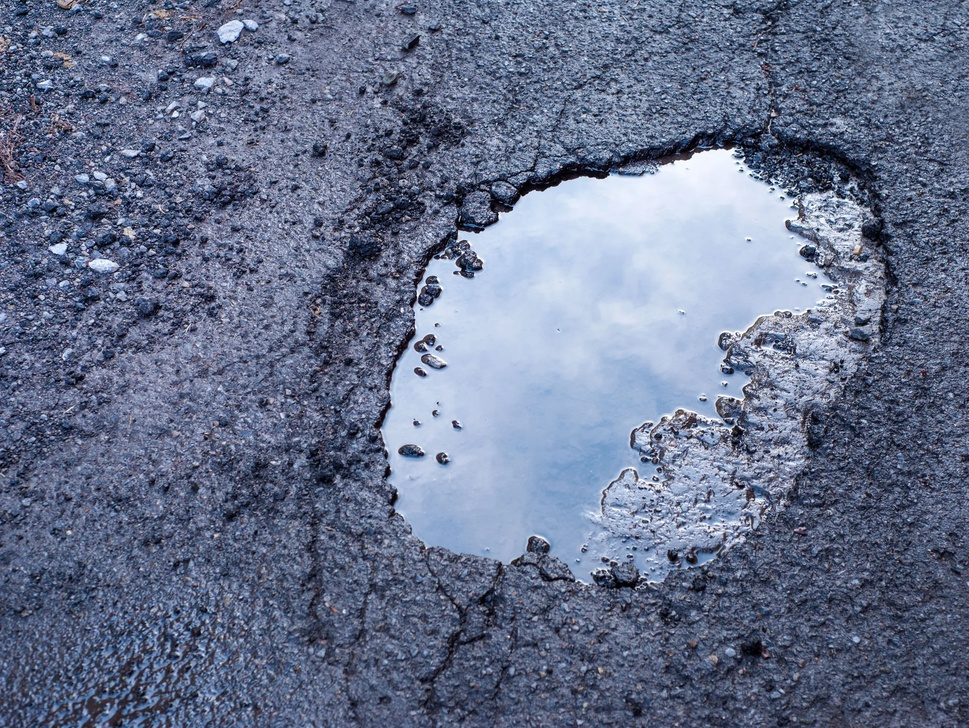
#> input picture pothole_detection/images/test_1.jpg, 969 x 728 px, shrunk from 2375 x 1786 before the run
$ python pothole_edge_detection2.py
#> lines starting #> are read from the running program, lines starting #| are printed output that depends on the picture; after the words box and inside, x2 and y2 are one past the last pixel; in counts of white or black regions, pixels touching at a corner belong together
import cv2
import numpy as np

# [29 lines of commented-out code are left out]


import cv2
import numpy as np

# Load the image
image = cv2.imread('images/test_1.jpg')
#> image is the input picture: shape (728, 969, 3); mean B, G, R 140.6, 113.8, 103.1

# Convert to grayscale
gray = cv2.cvtColor(image, cv2.COLOR_BGR2GRAY)
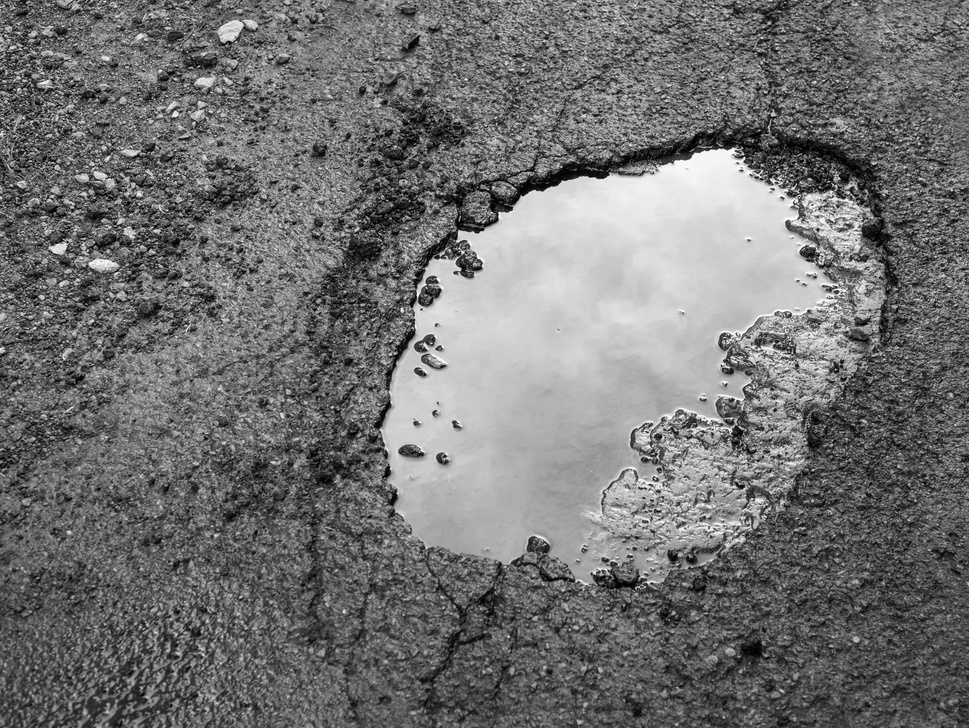
#> gray: shape (728, 969); min 0, max 255, mean 113.7

threshold, _ = cv2.threshold(gray, 0, 255, cv2.THRESH_BINARY + cv2.THRESH_OTSU)
#> threshold = 126

# Apply edge detection
edges = cv2.Canny(gray, threshold*0.3, threshold)
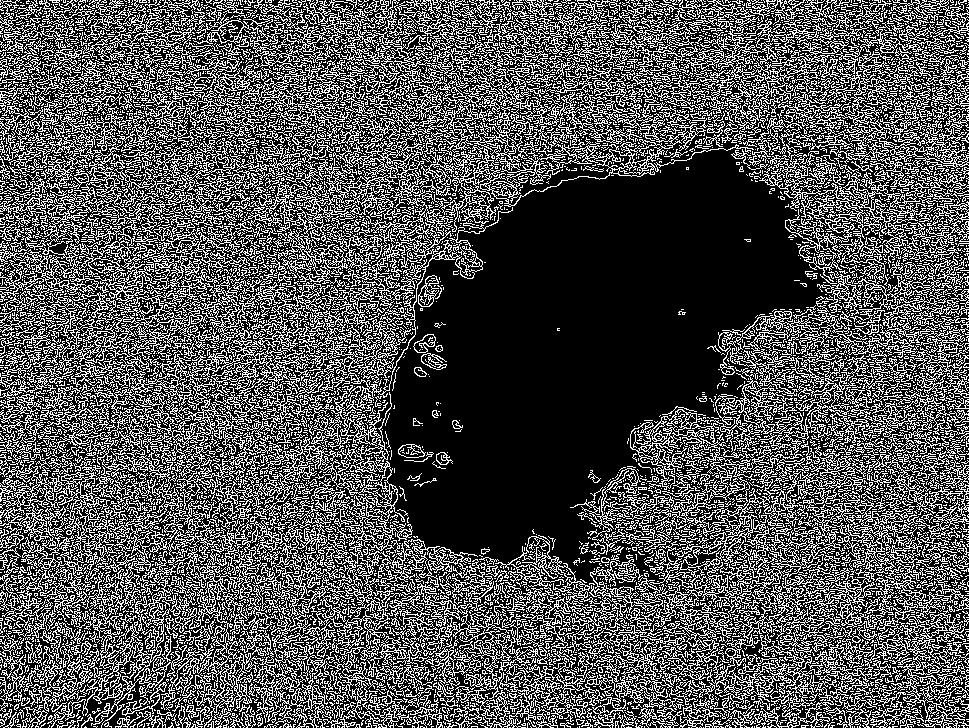
#> edges: shape (728, 969); 32.4% white in thin lines or dots
cv2.imshow('Edges', edges)

# Close the edges
kernel = np.ones((10, 10), np.uint8)
closed_edges = cv2.morphologyEx(edges, cv2.MORPH_CLOSE, kernel)
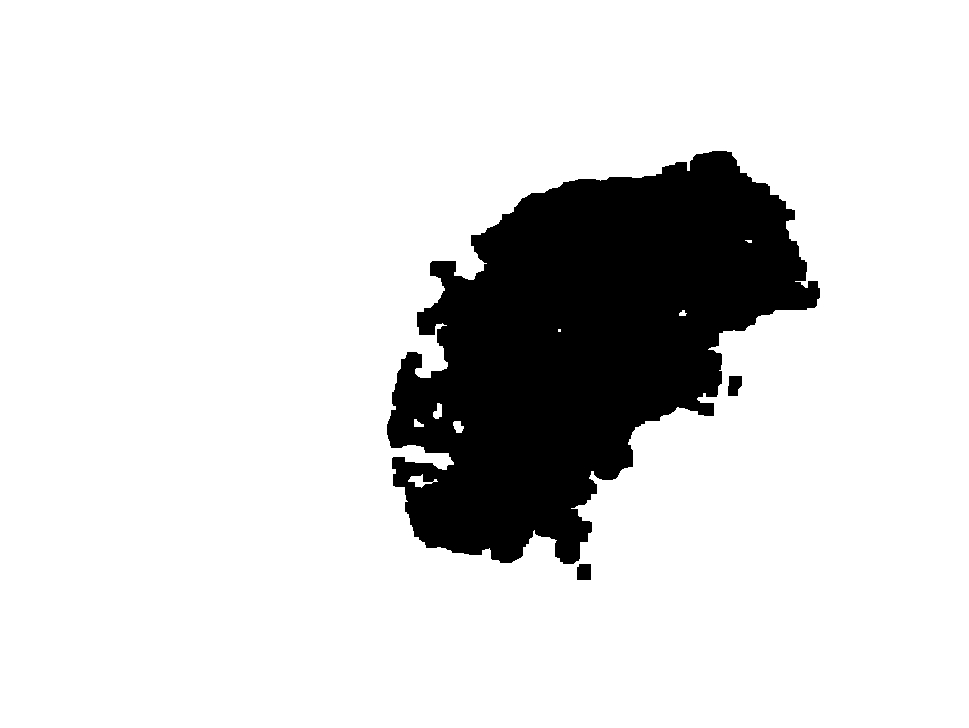
#> closed_edges: shape (728, 969); 85.4% white; 3 black regions
cv2.imshow('Closed Edges', closed_edges)

# Find the contours
contours, hierarchy = cv2.findContours(edges, cv2.RETR_EXTERNAL, cv2.CHAIN_APPROX_NONE)
#> contours = 7319 contours, 6910 with area under 20; largest, box (x1, y1, x2, y2) and area: (0, 392, 406, 728) 21232, (0, 125, 475, 460) 15462, (495, 471, 845, 728) 10556, (413, 92, 754, 276) 6574, (797, 452, 969, 728) 6520
cv2.drawContours(image, contours, -1, (0, 255, 0), 3)
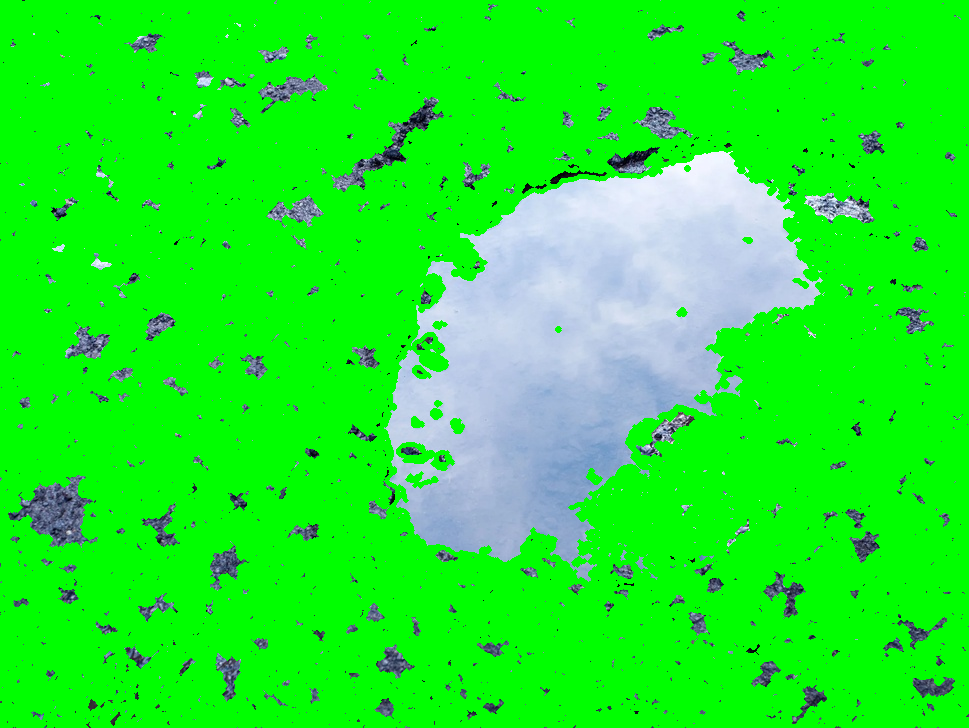
#> image: shape (728, 969, 3); mean B, G, R 39.2, 238.6, 30.8

# Compute the areas of the contours
areas = []
for cnt in contours:
    area = cv2.contourArea(cnt)
    areas.append(area)
#> this loop made 7319 passes
#> area on passes 9, 18, 19: 1.5, 1, 0.5
#> after the loop, areas = 7319 values, max 21232.5 at index 3149, min 0 at index 0, mean 20.59

# Compute the area inside the edges
total_area = image.shape[0] * image.shape[1]
#> total_area = 705432
area_inside_edges = total_area - sum(areas)
#> area_inside_edges = 554765

# Print the area inside the edges
print('Area inside edges:', area_inside_edges)
#| Area inside edges: 554765.0
cv2.imshow('Contours', image)
cv2.waitKey(0)
cv2.destroyAllWindows()

$ run again, with pothole_detection/images/test_2.jpg copied over pothole_detection/images/test_1.jpg
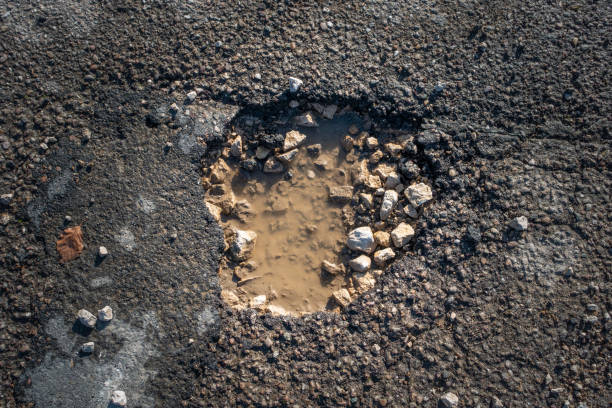
#> input picture pothole_detection/images/test_2.jpg, 612 x 408 px
#> image is the input picture: shape (408, 612, 3); mean B, G, R 76.9, 80.3, 85.1
#> threshold = 90
#> `edges = cv2.Canny(gray, threshold*0.3, threshold)`:
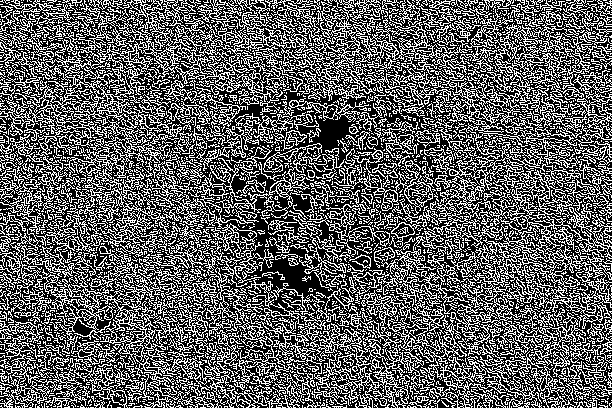
#> edges: shape (408, 612); 37.4% white in thin lines or dots
#> closed_edges: shape (408, 612); 99.4% white; 4 black regions
#> contours = 2796 contours, 2638 with area under 20; largest, box (x1, y1, x2, y2) and area: (271, 0, 612, 408) 23626, (0, 0, 308, 278) 15751, (87, 246, 244, 408) 4088, (494, 11, 591, 92) 2634, (200, 143, 362, 374) 2516
#> `cv2.drawContours(image, contours, -1, (0, 255, 0), 3)`:
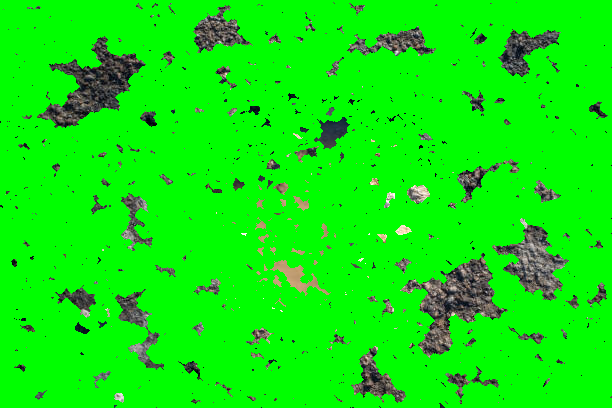
#> image: shape (408, 612, 3); mean B, G, R 9.7, 234.6, 10.8
#> the loop `for cnt in contours:` made 2796 passes
#> (cnt, area) on passes 2 to 4: ([[531, 407]], 0), ([[498, 407]], 0), ([[496, 407]], 0)
#> after the loop `for cnt in contours:`: areas = 2796 values, max 23625.5 at index 2771, min 0 at index 0, mean 27.03
#> area_inside_edges = 174124
#| Area inside edges: 174124.0

$ run again, with pothole_detection/images/test_3.jpg copied over pothole_detection/images/test_1.jpg
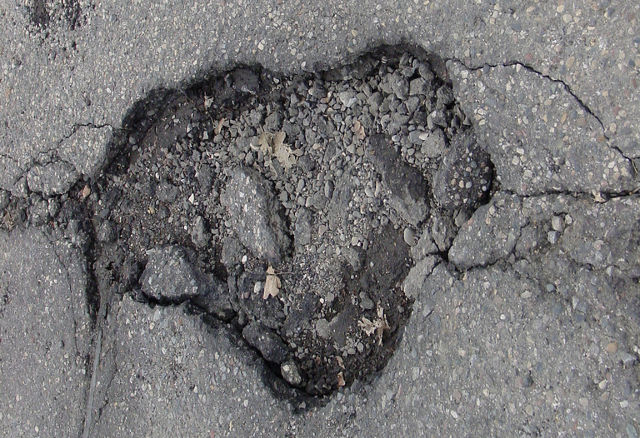
#> input picture pothole_detection/images/test_3.jpg, 640 x 438 px
#> image is the input picture: shape (438, 640, 3); mean B, G, R 116.5, 115.8, 117.1
#> threshold = 102
#> `edges = cv2.Canny(gray, threshold*0.3, threshold)`:
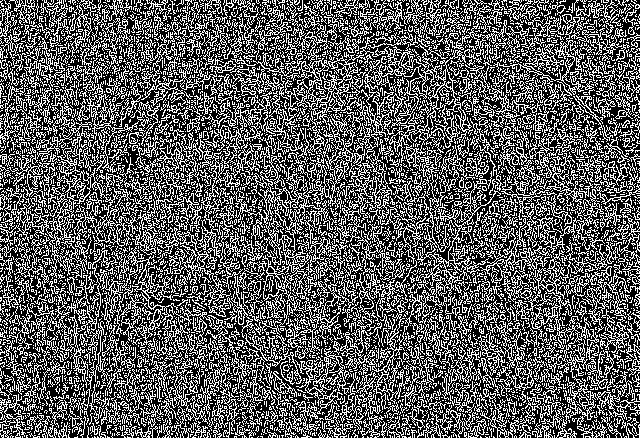
#> edges: shape (438, 640); 36.4% white in thin lines or dots
#> closed_edges: shape (438, 640); every value is 255
#> contours = 4594 contours, 4269 with area under 20; largest, box (x1, y1, x2, y2) and area: (343, 33, 482, 216) 4205, (230, 114, 451, 297) 3923, (253, 24, 366, 155) 2646, (96, 246, 263, 403) 1604, (6, 168, 124, 278) 1230
#> `cv2.drawContours(image, contours, -1, (0, 255, 0), 3)`:
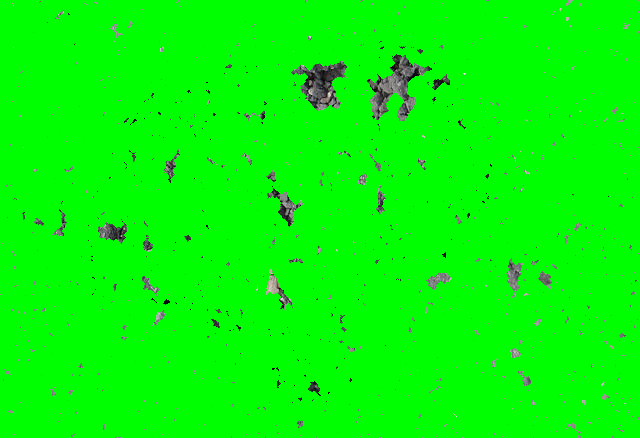
#> image: shape (438, 640, 3); mean B, G, R 3.6, 249.5, 3.7
#> the loop `for cnt in contours:` made 4594 passes
#> (cnt, area) on passes 1 to 3: ([[523, 437]], 0), ([[385, 437]], 0), ([[251, 437], [252, 437]], 0)
#> after the loop `for cnt in contours:`: areas = 4594 values, max 4205 at index 4129, min 0 at index 0, mean 11.23
#> area_inside_edges = 228751.5
#| Area inside edges: 228751.5

$ run again, with pothole_detection/images/test_4.jpg copied over pothole_detection/images/test_1.jpg
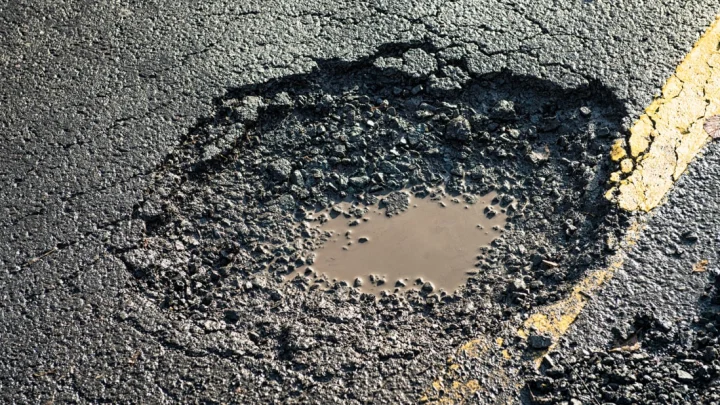
#> input picture pothole_detection/images/test_4.jpg, 720 x 405 px
#> image is the input picture: shape (405, 720, 3); mean B, G, R 96.8, 101.2, 101
#> threshold = 108
#> `edges = cv2.Canny(gray, threshold*0.3, threshold)`:
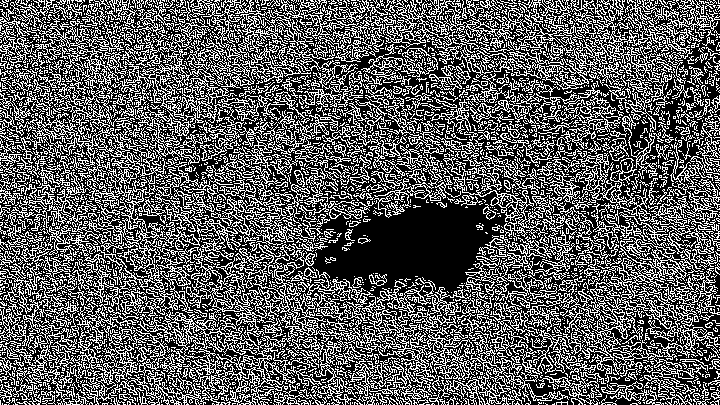
#> edges: shape (405, 720); 36% white in thin lines or dots
#> closed_edges: shape (405, 720); 96.7% white; 3 black regions
#> contours = 3371 contours, 3133 with area under 20; largest, box (x1, y1, x2, y2) and area: (163, 242, 326, 405) 11026, (490, 212, 720, 377) 6188, (25, 64, 281, 320) 6086, (299, 278, 523, 405) 5851, (350, 0, 596, 90) 4392
#> `cv2.drawContours(image, contours, -1, (0, 255, 0), 3)`:
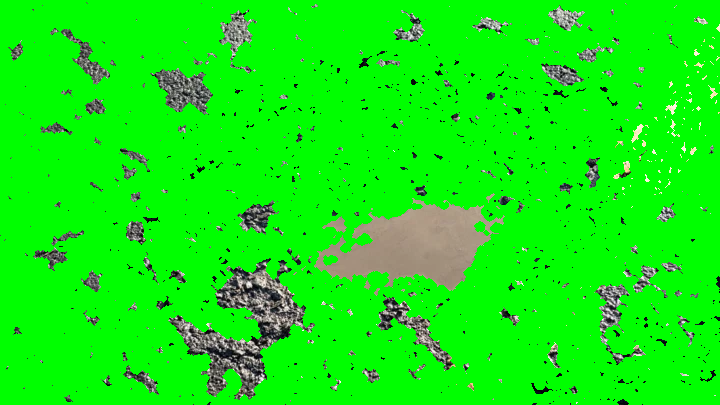
#> image: shape (405, 720, 3); mean B, G, R 13.5, 237.4, 15
#> the loop `for cnt in contours:` made 3371 passes
#> (cnt, area) on passes 2, 3, 5: ([[584, 404], [585, 404]], 0), ([[494, 404]], 0), ([[386, 404]], 0)
#> after the loop `for cnt in contours:`: areas = 3371 values, max 11026 at index 1206, min 0 at index 0, mean 23.34
#> area_inside_edges = 212925
#| Area inside edges: 212925.0
